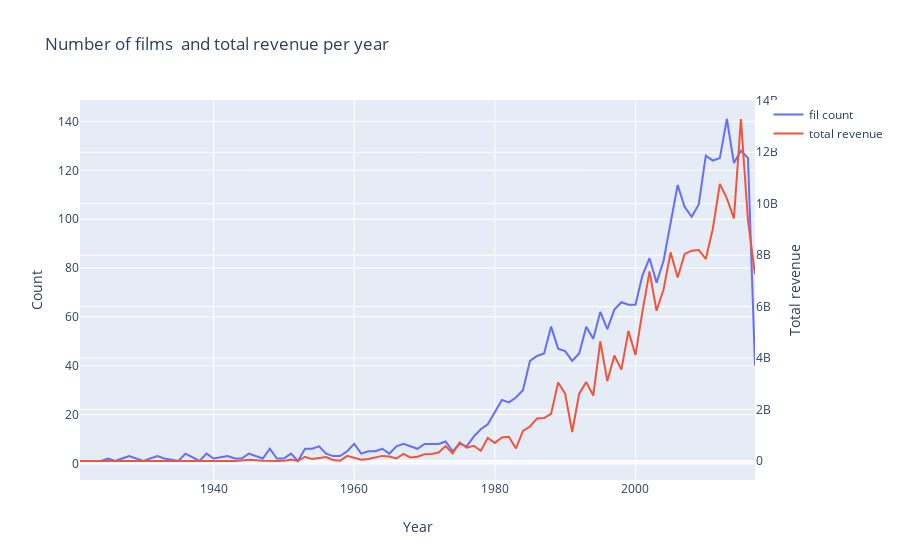

Here is the notebook cell this chart was saved with:
### Markdown cell above
### Task 6: Number of Films and Revenue Per Year

### Code cell
d1 = train['release_date_year'].value_counts().sort_index()
d2 = train.groupby(['release_date_year'])['revenue'].sum()

data = [go.Scatter(x = d1.index, y =d1.values, name = 'fil count'),
       go.Scatter(x = d2.index, y = d2.values, name = 'total revenue', yaxis = 'y2')]

layout = go.Layout(dict(title = 'Number of films  and total revenue per year' ,
                       xaxis = dict(title = 'Year'),
                       yaxis = dict(title = 'Count'),
                       yaxis2 = dict(title = 'Total revenue', overlaying = 'y', side = 'right')),
                   legend = dict(orientation = 'v'))
py.iplot(dict(data = data, layout = layout))
